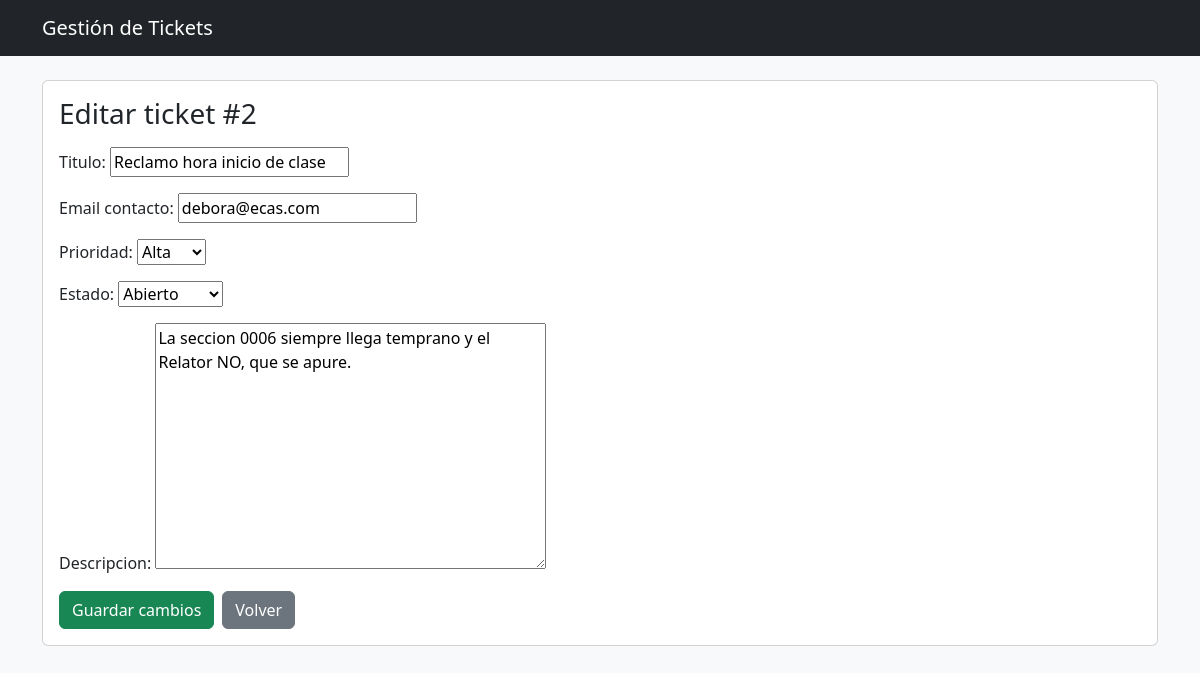
The page /tickets/editar/2/ on the database its author committed.
### tickets/models.py (models this page shows, shortened)
class Ticket(models.Model):
    PRIORIDAD_CHOICES = [
        ("BAJA", "Baja"),
        ("MEDIA", "Media"),
        ("ALTA", "Alta"),
    ]
    ESTADO_CHOICES = [
        ("ABIERTO", "Abierto"),
        ("EN_PROCESO", "En proceso"),
        ("CERRADO", "Cerrado"),
    ]
    titulo = models.CharField(max_length=120)
    email_contacto = models.EmailField()
    prioridad = models.CharField(max_length=10, choices=PRIORIDAD_CHOICES, default="MEDIA")
    estado = models.CharField(max_length=12, choices=ESTADO_CHOICES, default="ABIERTO")
    descripcion = models.TextField(blank=True)
    fecha_creacion = models.DateTimeField(auto_now_add=True)

### tickets/views.py (the view)
# urls.py: path("editar/<int:pk>/", TicketUpdateView.as_view(), name="ticket_update"),
class TicketUpdateView(UpdateView):
    model = Ticket
    fields = ["titulo", "email_contacto", "prioridad", "estado", "descripcion"]
    template_name = "ticket_form.html"
    success_url = reverse_lazy("ticket_list")

### tickets/templates/ticket_form.html (shortened to what this page needs)
{% extends "base.html" %}
{% block content %}
<div class="card">
 <div class="card-body">
 <h3 class="mb-3">
 {% if object %}Editar ticket #{{ object.id }}{% else %}Nuevo ticket{% endif%}
 </h3>
 <form method="post">
 {{ form.as_p }}
 <div class="d-flex gap-2">
 <button class="btn btn-success" type="submit">
 {% if object %}Guardar cambios{% else %}Crear ticket{% endif %}
 </button>
 <a class="btn btn-secondary" href="{% url 'ticket_list' %}">Volver</a>
 </div>
 </form>
 </div>
</div>
{% endblock %}

### rows shown on the page
Ticket: id "2", titulo "Reclamo hora inicio de clase", email_contacto "debora@ecas.com", prioridad "Alta", estado "Abierto", descripcion "La seccion 0006 siempre llega temprano y el Relator NO, que se apure."
